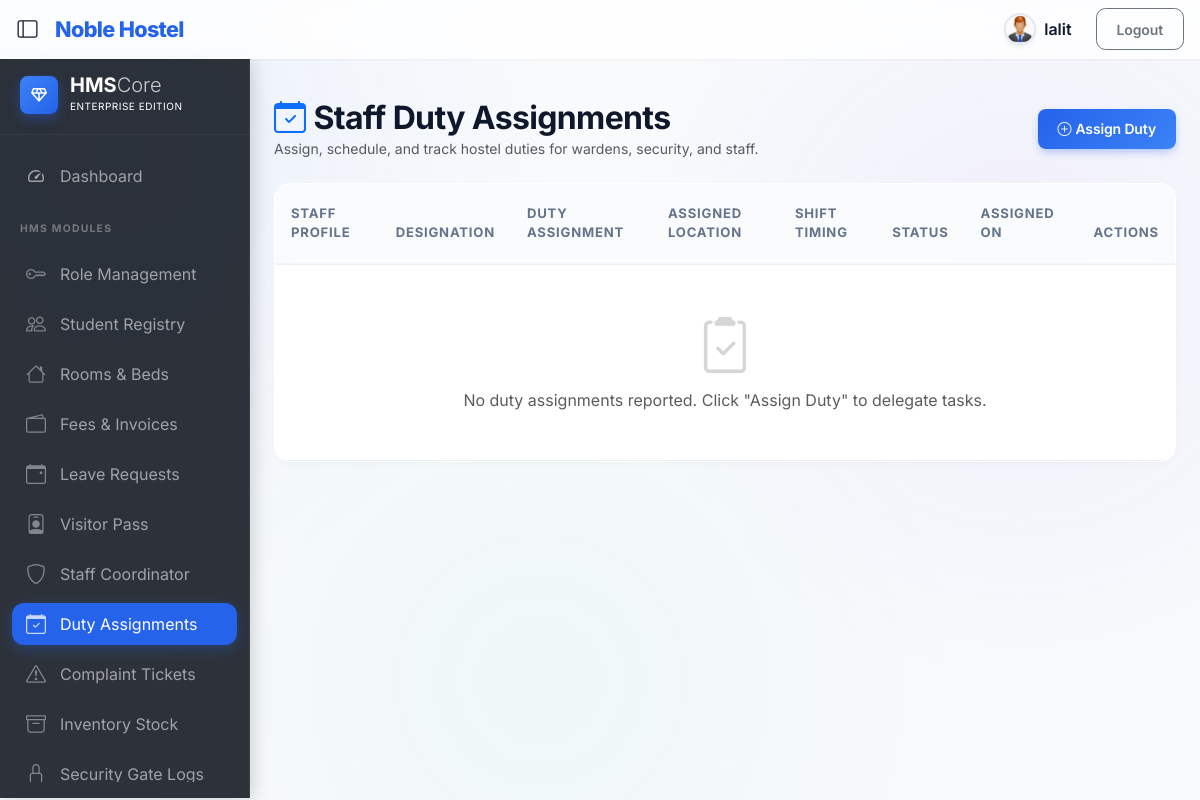
Screenshot of /staff/duties/ (signed in) with the database file from the repository.
### authentication/models.py (models this page shows, shortened)
class Module(models.Model):
    name = models.CharField(max_length=100, unique=True)
    code = models.SlugField(max_length=100, unique=True)  # e.g. 'student', 'room', 'paybill'
    menu_label = models.CharField(max_length=100, blank=True, help_text="Label shown in sidebar menu")
    icon = models.CharField(max_length=60, blank=True, help_text="Bootstrap icon class e.g. bi-people")
    url_name = models.CharField(max_length=100, blank=True, help_text="Django URL name for the module index page")
    order = models.PositiveSmallIntegerField(default=0, help_text="Sidebar display order (lower = higher)")
    parent_code = models.SlugField(max_length=100, blank=True, help_text="Parent module code for sub-menus")
    class Meta:
        ordering = ['order', 'name']

### hms/views.py (the view)
# urls.py: path("staff/duties/", views.duty_list, name='duty_list'),
@login_required(login_url='/authentication/login')
@permission_required('duty_management', 'view')
def duty_list(request):
    assignments = DutyAssignment.objects.select_related('staff', 'building', 'block', 'floor').filter(is_active=True).order_by('-assigned_date')
    staff_members = StaffProfile.objects.filter(status='active').order_by('name')
    buildings = HostelBuilding.objects.filter(is_active=True).order_by('name')
    blocks = HostelBlock.objects.all().order_by('name')
    context = {
        'page_title': 'Staff Duty Assignments',
        'assignments': assignments,
        'staff_members': staff_members,
        'buildings': buildings,
        'blocks': blocks,
    }
    return render(request, 'hms/duty_list.html', context)

### template/hms/duty_list.html (shortened to what this page needs)
{% extends 'base.html' %}
{% load static %}
{% block content %}
<div class="container-fluid py-4">
    <div class="d-flex flex-wrap justify-content-between align-items-center mb-4 gap-2">
        <div>
            <h2 class="fw-bold mb-0"><i class="bi bi-calendar-check me-2 text-primary"></i>Staff Duty Assignments</h2>
            <p class="text-muted small mb-0">Assign, schedule, and track hostel duties for wardens, security, and staff.</p>
        </div>
        <div class="d-flex gap-2">
            <button class="btn btn-primary btn-sm rounded-3" data-bs-toggle="modal" data-bs-target="#assignDutyModal">
                <i class="bi bi-plus-circle me-1"></i>Assign Duty
            </button>
        </div>
    </div>
    <div class="card border-0 shadow-sm rounded-4 overflow-hidden">
        <div class="table-responsive">
            <table class="table table-hover align-middle mb-0">
                <thead class="table-light">
                    <tr>
                        <th class="ps-4 py-3">Staff Profile</th>
                        <th class="py-3">Designation</th>
                        <th class="py-3">Duty Assignment</th>
                        <th class="py-3">Assigned Location</th>
                        <th class="py-3">Shift Timing</th>
                        <th class="py-3">Status</th>
                        <th class="py-3">Assigned On</th>
                        <th class="pe-4 py-3 text-end">Actions</th>
                    </tr>
                </thead>
                <tbody>
                    {% for d in assignments %}
                    <tr>
                        <td class="ps-4">
                            <div class="d-flex align-items-center gap-2">
                                {% if d.staff.user.profile.photo %}
                                <img src="{{ d.staff.user.profile.photo.url }}" class="rounded-circle object-fit-cover shadow-sm" width="36" height="36">
                                {% else %}
                                <div class="rounded-circle bg-primary bg-opacity-10 text-primary d-flex align-items-center justify-content-center fw-bold" style="width:36px;height:36px;font-size:.85rem;">
                                    {{ d.staff.name|first|upper }}
                                </div>
                                {% endif %}
                                <div>
                                    <div class="fw-semibold small">{{ d.staff.name }}</div>
                                    <div class="text-muted small" style="font-size:.75rem;">{{ d.staff.email }}</div>
                                </div>
                            </div>
                        </td>
                        <td>
                            <span class="badge bg-secondary-subtle text-secondary rounded-pill px-2 py-1 small" style="font-size:.75rem;">
                                {{ d.staff.get_designation_display }}
                            </span>
                        </td>
                        <td>
                            <div class="fw-semibold small text-primary">{{ d.duty_title }}</div>
                            {% if d.description %}
                            <div class="text-muted text-truncate" style="font-size:.72rem; max-width: 250px;" title="{{ d.description }}">
                                {{ d.description }}
                            </div>
                            {% endif %}
                        </td>
                        <td>
                            <span class="small font-monospace text-secondary">
                                {% if d.building %}
                                    <i class="bi bi-building me-1"></i>{{ d.building.name }}
                                    {% if d.floor %} · F{{ d.floor.floor_number }}{% endif %}
                                {% elif d.block %}
                                    <i class="bi bi-grid-1x2 me-1"></i>{{ d.block.name }}
                                {% endif %}
                                {% if d.specific_location %}
                                    {% if d.building or d.block %} ({% endif %}{{ d.specific_location }}{% if d.building or d.block %}){% endif %}
                                {% endif %}
                                {% if not d.building and not d.block and not d.specific_location %}
                                    —
                                {% endif %}
                            </span>
                        </td>
                        <td class="small text-muted">
                            {% if d.shift_start and d.shift_end %}
                                <i class="bi bi-clock me-1"></i>{{ d.shift_start|time:"g:i A" }} - {{ d.shift_end|time:"g:i A" }}
                            {% else %}
                                <i class="bi bi-clock-history me-1"></i>Default Shift ({{ d.staff.get_shift_display }})
                            {% endif %}
                        </td>
                        <td>
                            {% if d.is_active %}
                            <span class="badge rounded-pill bg-success-subtle text-success px-2 py-1" style="font-size:.70rem;">
                                <i class="bi bi-circle-fill me-1" style="font-size:.35rem;"></i>Active
                            </span>
                            {% else %}
                            <span class="badge rounded-pill bg-light text-muted px-2 py-1" style="font-size:.70rem;">
                                Inactive
                            </span>
                            {% endif %}
                        </td>
                        <td class="text-muted small">{{ d.assigned_date|date:"d M Y" }}</td>
                        <td class="pe-4 text-end">
                            <div class="d-flex gap-2 justify-content-end">
                                <button class="btn btn-sm btn-outline-primary rounded-3 px-2 py-1 edit-duty-btn"
                                        data-id="{{ d.id }}"
                                        data-staff="{{ d.staff.id }}"
                                        data-title="{{ d.duty_title }}"
                                        data-building="{{ d.building.id|default:'' }}"
                                        data-block="{{ d.block.id|default:'' }}"
                                        data-floor="{{ d.floor.id|default:'' }}"
                                        data-location="{{ d.specific_location }}"
                                        data-start="{% if d.shift_start %}{{ d.shift_start|time:'H:i' }}{% endif %}"
                                        data-end="{% if d.shift_end %}{{ d.shift_end|time:'H:i' }}{% endif %}"
                                        data-desc="{{ d.description }}">
                                    <i class="bi bi-pencil"></i>
                                </button>
                                <button class="btn btn-sm btn-outline-danger rounded-3 px-2 py-1 delete-duty-btn"
                                        data-id="{{ d.id }}"
                                        data-name="{{ d.staff.name }}"
                                        data-title="{{ d.duty_title }}">
                                    <i class="bi bi-trash"></i>
                                </button>
                            </div>
                        </td>
                    </tr>
                    {% empty %}
                    <tr>
                        <td colspan="8" class="text-center py-5 text-muted">
                            <i class="bi bi-clipboard2-check display-4 opacity-25 d-block mb-2"></i>
                            No duty assignments reported. Click "Assign Duty" to delegate tasks.
                        </td>
                    </tr>
                    {% endfor %}
                </tbody>
            </table>
        </div>
    </div>
</div>
{% endblock %}

### template/base.html (shortened to what this page needs)
{% load static %}
<!DOCTYPE html>
<html lang="en">
  <head>
    <link href="https://cdn.jsdelivr.net/npm/bootstrap@5.3.3/dist/css/bootstrap.min.css" rel="stylesheet">
    <link rel="stylesheet" href="https://cdn.jsdelivr.net/npm/bootstrap-icons@1.11.3/font/bootstrap-icons.min.css">
    <link rel="stylesheet" type="text/css" href="/static/css/style.css">
  </head>
  <body>
<header class="navbar navbar-light sticky-top top-nav flex-md-nowrap p-0 z-3">
  {% include 'title_nav.html'%}
</header>
<div class="container-fluid">
  <div class="d-flex" style="align-items: stretch; min-height: calc(100vh - 61px);">
    {% include 'side_navbar.html'%}
    <main role="main" class="px-md-4 py-3" style="flex: 1 1 0; min-width: 0; overflow-x: hidden;">
      {% block content %}
      {% endblock %}
    </main>
  </div>
</div>
  </body>
</html>

### template/title_nav.html (shortened to what this page needs)
{% load static %}
{% block content %}
<div class="d-flex align-items-center">
  <button id="sidebarToggleBtn" class="btn btn-sm sidebar-toggle-btn me-2 ms-2" type="button" title="Toggle Sidebar" aria-label="Toggle Sidebar">
    <i class="bi bi-layout-sidebar fs-5"></i>
  </button>
  <a class="navbar-brand" href="#">Noble Hostel</a>
</div>
  <div class="navbar-nav ">
    {% if request.user.is_authenticated %}
    <form action="{% url 'logout'%}" method="post" class="nav-item text-nowrap d-flex justify-content-center align-items-center">
      {% if request.user.student and request.user.student.photo %}
        <img src="{{ request.user.student.photo.url }}" class="shadow-sm" style="width: 32px; height: 32px; object-fit: cover; border-radius: 50%; border: 2px solid #e2e8f0;" alt="User">
      {% else %}
        <img src="{% static 'image/User.jpg' %}" class="shadow-sm" style="width: 32px; height: 32px; object-fit: cover; border-radius: 50%; border: 2px solid #e2e8f0;" alt="User">
      {% endif %}
      <a class="nav-link m-2 fw-semibold" href="#">
        {% if request.user.student %}
          {{ request.user.student.name }}
        {% else %}
          {{ request.user.username }}
        {% endif %}
      </a>
      <input class="btn btn-sm btn-outline-secondary m-2 mx-3" type="submit" value="Logout">
    </form>
  {% endif %}
  </div>
{% endblock  %}

### template/side_navbar.html (shortened to what this page needs)
{% load static %}
{% load rbac_tags %}
{% block content %}
<div class="d-none d-md-block p-0 sidebar-wrapper z-2">
    <nav id="sidebarMenu" class="sidebar-pro">
        <div class="sidebar-brand d-flex align-items-center">
            <div class="brand-icon rounded-3 bg-gradient-primary d-flex align-items-center justify-content-center" style="width:38px; height:38px;">
                <span class="material-symbols-outlined text-white fs-5">diamond</span>
            </div>
            <div class="d-flex flex-column">
                <span class="fs-5 fw-bold text-white lh-1 tracking-tighter">HMS<span class="fw-light opacity-75">Core</span></span>
                <span class="text-white opacity-40 mt-1" style="font-size: 0.625rem; letter-spacing: 0.05em; text-transform: uppercase;">Enterprise Edition</span>
            </div>
        </div>
        <ul class="nav flex-column mb-auto">
            {% if is_superadmin or user.profile.role.name == 'Admin' or user.profile.role.name == 'Staff' %}
            <li class="nav-item">
                <a class="nav-link {% if request.resolver_match.url_name == 'superadmin_dashboard' %}active{% endif %}" aria-current="page" href="{% url 'superadmin_dashboard' %}">
                    <span class="material-symbols-outlined">speed</span>
                    <span class="sidebar-label">Dashboard</span>
                </a>
            </li>
            {% endif %}
            {% if user.profile.role.name == 'Student' %}
            <li class="nav-section">
                <span class="section-title">My Profile</span>
            </li>
            <li class="nav-item">
                <a class="nav-link" href="{% url 'student_app:student_profile' %}">
                    <span class="material-symbols-outlined">person</span>
                    <span class="sidebar-label">My Profile</span>
                </a>
            </li>
            <li class="nav-item">
                <a class="nav-link" href="{% url 'student_app:change_password' %}">
                    <span class="material-symbols-outlined">lock</span>
                    <span class="sidebar-label">Change Password</span>
                </a>
            </li>
            <li class="nav-section">
                <span class="section-title">Logistics & Fees</span>
            </li>
            <li class="nav-item">
                <a class="nav-link" href="#">
                    <span class="material-symbols-outlined">bed</span>
                    <span class="sidebar-label">My Room</span>
                </a>
            </li>
            <li class="nav-item">
                <a class="nav-link" href="{% url 'student_app:student_leave_details' %}">
                    <span class="material-symbols-outlined">event_note</span>
                    <span class="sidebar-label">My Leave Requests</span>
                </a>
            </li>
            <li class="nav-item">
                <a class="nav-link" href="{% url 'student_app:food_schedule' %}">
                    <span class="material-symbols-outlined">restaurant</span>
                    <span class="sidebar-label">Food Schedule</span>
                </a>
            </li>
            <li class="nav-item">
                <a class="nav-link" href="{% url 'student_app:student_fee_details' %}">
                    <span class="material-symbols-outlined">receipt_long</span>
                    <span class="sidebar-label">Fee Details</span>
                </a>
            </li>
            {% else %}
            {% if visible_modules %}
            <li class="nav-section">
                <span class="section-title">HMS Modules</span>
            </li>
            {% for module in visible_modules %}
            <li class="nav-item">
                <a class="nav-link {% if request.resolver_match.url_name == module.url_name or request.resolver_match.view_name == module.url_name %}active{% endif %}" href="{% url module.url_name %}" title="{{ module.menu_label }}">
                    {% if "bi-" in module.icon %}
                    <i class="bi {{ module.icon }} opacity-75 fs-5"></i>
                    {% else %}
                    <span class="material-symbols-outlined">{{ module.icon }}</span>
                    {% endif %}
                    <span class="sidebar-label">{{ module.menu_label }}</span>
                </a>
            </li>
            {% endfor %}
            {% endif %}
            {% endif %}
        </ul>
    </nav>
</div>
{% endblock %}

### rows the page displays
Module: menu_label "Role Management"
Module: menu_label "Student Registry"
Module: menu_label "Rooms & Beds"
Module: menu_label "Fees & Invoices"
Module: menu_label "Leave Requests"
Module: menu_label "Visitor Pass"
Module: menu_label "Staff Coordinator"
Module: menu_label "Duty Assignments"
Module: menu_label "Complaint Tickets"
Module: menu_label "Inventory Stock"
Module: menu_label "Security Gate Logs"

### other values shown
{{ request.user.username }} "lalit"
